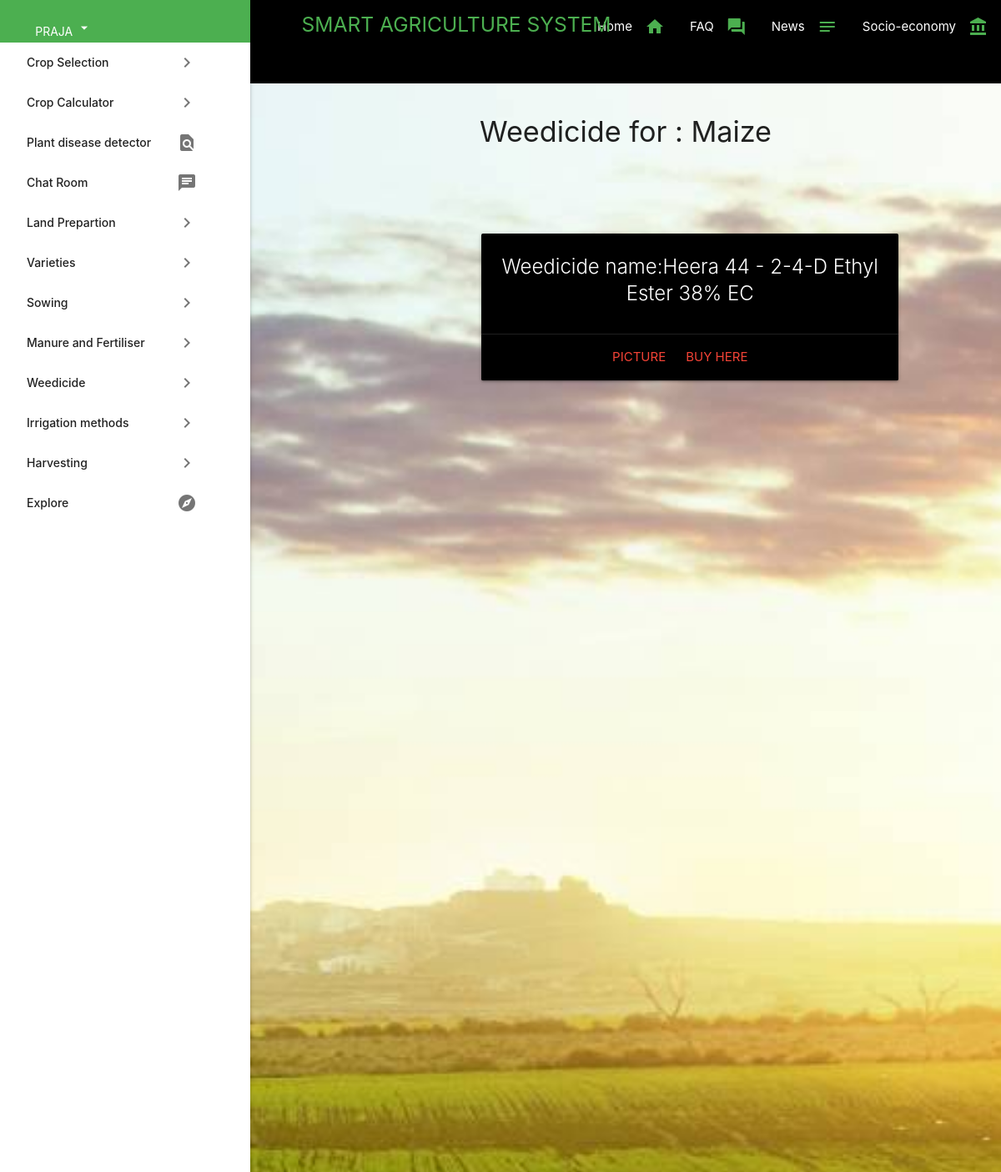
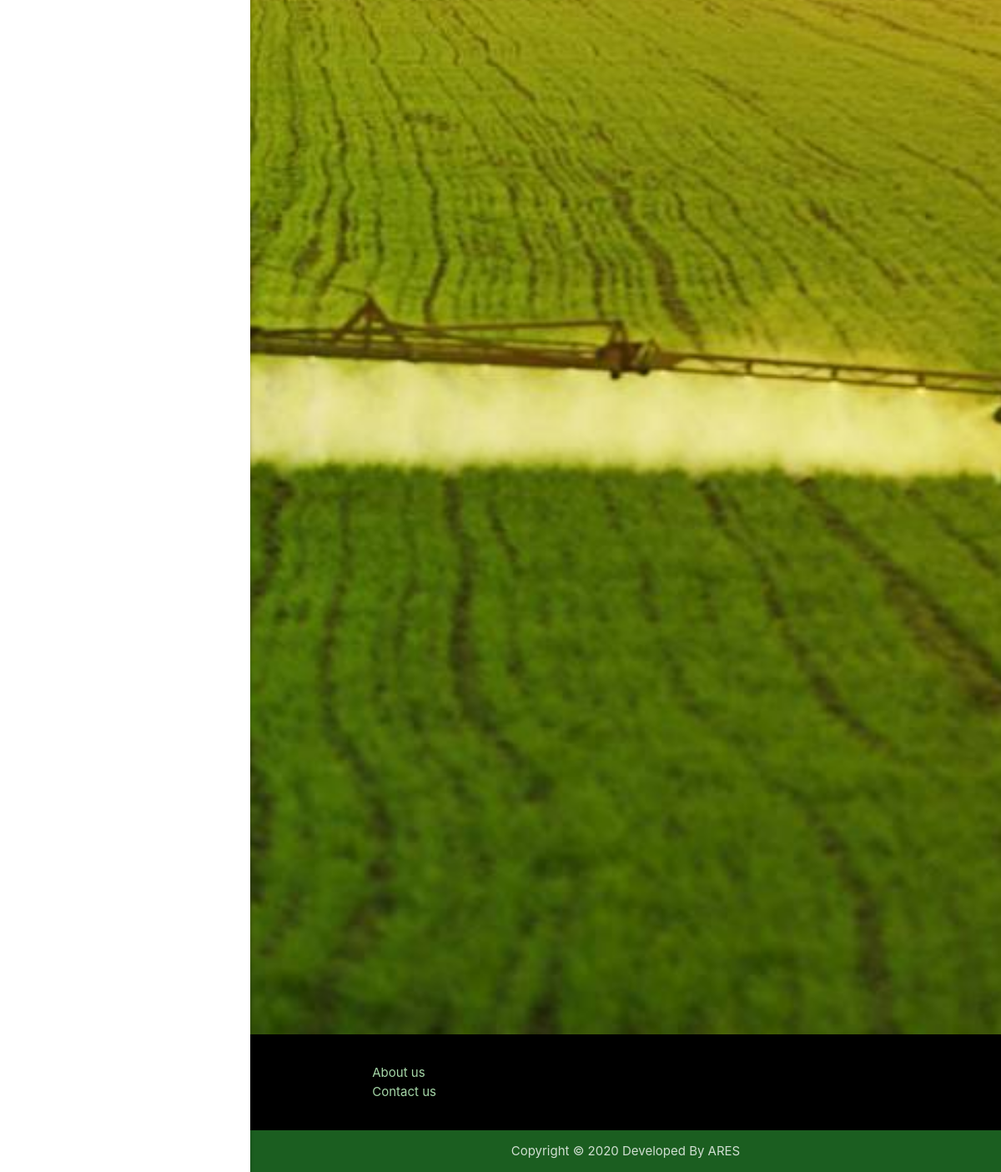
/Code/weedicide.php (signed in), run on the app's committed database (2 pictures, top to bottom).
### tables this page shows
CREATE TABLE `register` (
  `id` int(11) NOT NULL,
  `farmername` varchar(30) NOT NULL,
  `address` text NOT NULL,
  `city` varchar(30) NOT NULL,
  `phone` bigint(20) NOT NULL,
  `email_id` varchar(50) NOT NULL,
  `password` varchar(25) NOT NULL,
  `area` int(11) DEFAULT NULL,
  `soil` varchar(20) DEFAULT NULL,
  `crop` varchar(20) DEFAULT NULL
);

CREATE TABLE `weedicide` (
  `crop` varchar(20) NOT NULL,
  `weedicide` varchar(50) NOT NULL,
  `link` varchar(200) NOT NULL,
  `weedicide_pic` varchar(200) NOT NULL
);

### Code/weedicide.php (the view, shortened to what this page needs)
<?php
include("dbconnection.php");
if(isset($_SESSION[id]))
{
	$sql = "SELECT * FROM ares.register WHERE id='$_SESSION[id]'";
	$qsql = mysqli_query($con,$sql);
	$rsedit = mysqli_fetch_array($qsql);
}
?>
<html lang="en">
<head>
  <link rel="stylesheet" href="https://use.fontawesome.com/releases/v5.0.13/css/all.css">
  <link rel="stylesheet" href="sidenave.css" >
  <link rel="stylesheet" href="https://cdnjs.cloudflare.com/ajax/libs/materialize/1.0.0-beta/css/materialize.min.css">
</head>
<body>
  <header>
    <div class="nav-extended">
      <nav style="min-height: 100px ">
        <nav class="nav-wrapper black ">
          <a href="#" class="brand-logo green-text"><h5 ><span>SMART AGRICULTURE SYSTEM</span></h5></a>
          <a href="#" data-target="sidenav-1" class="left sidenav-trigger hide-on-medium-and-up">
          <ul class="right hide-on-med-and-down">
            <li><a href="main.php"><i class="material-icons green-text right">home</i><span>Home</span> </a></li>
            <li><a href="faq.php"><i class="material-icons green-text right">forum</i><span>FAQ</span></a></li>
            <li><a href="news.php"><i class="material-icons green-text right">notes</i><span>News</span></a></li>
            <li><a href="soc_eco2.php"><i class="material-icons green-text right">account_balance</i><span>Socio-economy</span></a></li>
          </ul>
        </nav>
      </nav>
    </div>
  </header>
  <ul id="sidenav-1 grey darken" class="sidenav sidenav-fixed">
    <li class="sidenav-header green">
      <div class="row">
          <div class="col s8">
            <a href="#" class="dropdown-trigger btn-flat waves-effect waves-light white-text" data-target="dropdown" data-activates="dropdown">
             <?php echo $rsedit[farmername]; ?> <i class="material-icons">arrow_drop_down</i></a>
        </div>
      </div>
    </li>
 <li class="white"><a href="cropselection.php" class="waves-effect waves-blue"><i class="material-icons right style="margin-right:0;">keyboard_arrow_right</i>Crop Selection</a></li>
 <li class="white"><a href="calc1.php" class="waves-effect waves-blue"><i class="material-icons right style="margin-right:0;">keyboard_arrow_right</i>Crop Calculator</a></li>
       <li class="white"><a href="http://127.0.0.1:8000/" class="waves-effect waves-blue"><i class="material-icons  right style="margin-right:0;">find_in_page</i>Plant disease detector</a></li>
   <li class="white"><a href="index_chat.php" class="waves-effect waves-blue"><i class="material-icons  right style="margin-right:0;">chat</i> Chat Room</a></li>
		  <li class="white"><a href="landprep.php" class="waves-effect waves-blue"><i class="material-icons right style="margin-right:0;">keyboard_arrow_right</i>Land Prepartion</a></li>
          <li class="white"><a href="varieties.php" class="waves-effect waves-blue"><i class="material-icons  right style="margin-right:0;">keyboard_arrow_right</i> Varieties</a></li>
          <li class="white"><a href="sowing.php" class="waves-effect waves-blue"><i class="material-icons  right style="margin-right:0;">keyboard_arrow_right</i> Sowing</a></li>
          <li class="white"><a href="fertilizer.php" class="waves-effect waves-blue"><i class="material-icons  right style="margin-right:0;">keyboard_arrow_right</i> Manure and Fertiliser</a></li>
          <li class="white"><a href="weedicide.php" class="waves-effect waves-blue"><i class="material-icons right style="margin-right:0;">keyboard_arrow_right</i>Weedicide</a></li>
		      <li class="white"><a href="irrigate.php" class="waves-effect waves-blue"><i class="material-icons  right style="margin-right:0;">keyboard_arrow_right</i> Irrigation methods</a></li>
          <li class="white"><a href="harvest.php" class="waves-effect waves-blue"><i class="material-icons  right style="margin-right:0;">keyboard_arrow_right</i> Harvesting</a></li>
          <li class="white"><a href="exp.php" class="waves-effect waves-blue"><i class="material-icons  right style="margin-right:0;">explore</i> Explore</a></li>
  </ul>
  <div id="page-container">
    <div class="content">
      <div id="content-wrap">
        <div class="section center">
        <h4 class="center">Weedicide for : <?php echo $rsedit[crop]; ?></h4><br><br>
		 </div>
          <br>
      <div class="row">
        <div class="col s12 m12 s12">
           <div class="card black center">
            <?php
								include("dbconnection.php");
								if(isset($_SESSION[id]))
								{
								$sql3= "SELECT * FROM ares.weedicide where crop='$rsedit[crop]' ";
                              $qsql3= mysqli_query($con,$sql3);
                              $wc = (mysqli_fetch_array($qsql3));
                              echo "<div class='card-content white-text '>";
                              echo "<span class='card-title'>Weedicide name:".$wc[weedicide]."</span>";
                              echo"</div>";
                              echo"<div class='card-action '>";
                              echo" <a href=".$wc[weedicide_pic]."><span class='align-left red-text'>Picture</span></a>";
                              echo "<a href=".$wc[link]."><span class='align-right red-text'>Buy here</span></a>";
                              echo "</div>";
                }
            ?>
          </div>
        </div>
      </div>
		<br>
		<br>
  </div>
</div>
<footer id="footer" >
 <footer class="page-footer black ">
  <div class="container">
    <div class="row">
      <div class="col  l6 s12  ">
        <ul >
          <li><a class="green-text text-lighten-3 text-indent:"-5em";" href="aboutus.php">About us</a></li>
          <li><a class="green-text text-lighten-3" href="contactus.php">Contact us</a></li>
        </ul>
      </div>
    </div>
  </div>
  <div class="footer-copyright green darken-4 ">
      <div class="container center">Copyright &copy; 2020 Developed By ARES</div>
    </div>
  </footer>
  </footer>
</div>
  </body>
  </html>

### Code/sidenave.css (style rules this page uses)
header { min-height: 50px; }
h5 { text-indent:2.5em; }
#page-container { position: relative; min-height: 320vh; }
#content-wrap { padding-bottom: 1rem; }
#footer { position: absolute; bottom: 0; width: 100%; height: 1rem; }
div.content { margin-left: 300px; padding: 1px 16px; height: 100px; }
header { margin-left: 300px; margin-right:0px; }
.page-footer { margin-left:300px; }

### Code/weedicide.php (style rules this page uses)
#page-container { background-image: url("weedicide.jpg"); background-repeat:no-repeat; background-position:center center; background-size:cover; height:auto; width:100%; }
.card { margin-left: 250px; margin-right: 75px; width:500px; }

### data on the page
register: farmername "PRAJA", crop "Maize"
weedicide: weedicide "Heera 44 - 2-4-D Ethyl Ester 38% EC"
